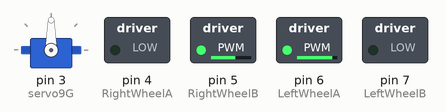
Simulated run of this sketch. Board: Arduino Uno, built with avr-gcc and run on an emulated ATmega328P. Parts: servo, switched loads named in the sketch (green lamp = pin HIGH).

Above: at 0.05 s.
At 1.15 s:
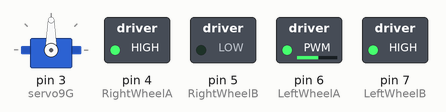
At 2.25 s:
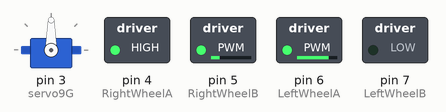
At 3.35 s:
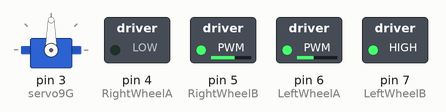
At 4.4 s:
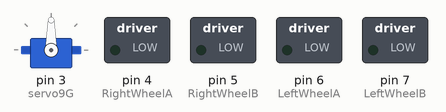
Timing chart, 0 to 5.7 s (numbered marks = the images above):
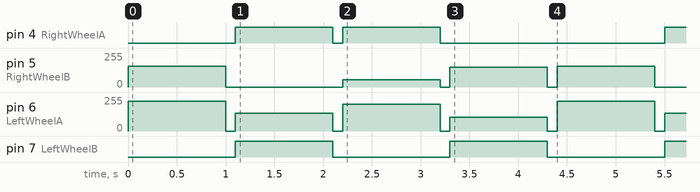

The sketch:

Rover_2WirePWM_Test.ino
```cpp
/*
by Ray Scott for testing needs
for testing the Compact Rover and Bitty Rover

Uses the 2-wire mode for each motor on the L298 motor driver
 */

#include <Servo.h>

Servo servo9G;

const int RightWheelA = 4; //digital pin
const int RightWheelB = 5; //PWM pin
const int LeftWheelA = 6; //PWM pin
const int LeftWheelB = 7; //digital pin
// 4-wire mode will use PWM and /PWM

int PWMRight = 0;
int PWMLeft = 0;


void setup() {

  servo9G.attach(3); //analog pin 0

   // Motor Driver Setup
   pinMode(RightWheelA, OUTPUT);
   pinMode(RightWheelB, OUTPUT);
   pinMode(LeftWheelA, OUTPUT);
   pinMode(LeftWheelB, OUTPUT);

// end of "void setup"
}

void loop() {
//   GoForward();
 //  servo9G.write(1500); // ignore the servo during this test
//   delay(250); // turning time
//   GoStop();
//   delay(100);

   PWMRight = 225; // full speed
   PWMLeft  = 155; // half speed
   GoPWMForward(PWMRight, PWMLeft);
   delay(1000);

   GoStop();
   delay(100);

   PWMRight = 120; // ~half speed
   PWMLeft  = 255; // full speed
   GoPWMReverse(PWMRight, PWMLeft);
   delay(1000);

   GoStop();
   delay(100);

   PWMRight = 200; // 80% speed
   PWMLeft  = 200; // 80% speed
   PWMSpinRight(PWMRight, PWMLeft);
   delay(1000);


   GoStop();
   delay(100);

   PWMRight = 150; // half speed
   PWMLeft  = 150; // half speed
   PWMSpinLeft(PWMRight, PWMLeft); // 0 is slowest speed

   delay(1000);

   GoStop();
   delay(100);

}


// now have special functions


void GoPWMForward(int PWML, int PWMR) {
   digitalWrite(LeftWheelB,LOW);
   digitalWrite(RightWheelA,LOW);
   analogWrite(RightWheelB, PWMR);  // PWMR values go from 0 to 255
   analogWrite(LeftWheelA, PWML);  // PWML values go from 0 to 255
}

void GoPWMReverse(int PWML, int PWMR) {
  PWMR = 255-PWMR;
  PWML = 255-PWML;
  digitalWrite(LeftWheelB,HIGH);
   digitalWrite(RightWheelA,HIGH);
   analogWrite(RightWheelB, PWMR);  // PWMR values go from 0 to 255
   analogWrite(LeftWheelA, PWML);  // PWML values go from 0 to 255
}

void PWMSpinLeft(int PWML, int PWMR){
  PWML = 255-PWML;
   digitalWrite(LeftWheelB,HIGH);
   digitalWrite(RightWheelA,LOW);
   analogWrite(RightWheelB, PWMR);  // PWMR values go from 0 to 255
   analogWrite(LeftWheelA, PWML);  // PWML values go from 0 to 255
}

void PWMSpinRight(int PWML, int PWMR){
  PWMR = 255-PWMR;
   digitalWrite(LeftWheelB,LOW);
   digitalWrite(RightWheelA,HIGH);
   analogWrite(RightWheelB, PWMR);  // PWMR values go from 0 to 255
   analogWrite(LeftWheelA, PWML);  // PWML values go from 0 to 255
}

void SpinLeft(){
  digitalWrite(LeftWheelA,LOW);
  digitalWrite(LeftWheelB,HIGH);
  digitalWrite(RightWheelB,HIGH);
  digitalWrite(RightWheelA,LOW);
}

void GoLeft(){
  digitalWrite(LeftWheelA,LOW);
  digitalWrite(LeftWheelB,LOW);
  digitalWrite(RightWheelB,HIGH);
  digitalWrite(RightWheelA,LOW);
}

void SpinRight(){
  digitalWrite(LeftWheelA,HIGH);
  digitalWrite(LeftWheelB,LOW);
  digitalWrite(RightWheelA,HIGH);
  digitalWrite(RightWheelB,LOW);
}

void GoRight(){
  digitalWrite(LeftWheelA,HIGH);
  digitalWrite(LeftWheelB,LOW);
  digitalWrite(RightWheelA,LOW);
  digitalWrite(RightWheelB,LOW);
}


void GoReverse(){
  digitalWrite(LeftWheelA,LOW);
  digitalWrite(LeftWheelB,HIGH);
  digitalWrite(RightWheelB,LOW);
  digitalWrite(RightWheelA,HIGH);


}
void GoForward(){
  digitalWrite(LeftWheelA,HIGH);
  digitalWrite(LeftWheelB,LOW);
  digitalWrite(RightWheelB,HIGH);
  digitalWrite(RightWheelA,LOW);
}

void GoStop(){
  digitalWrite(LeftWheelA,LOW);
  digitalWrite(LeftWheelB,LOW);
  digitalWrite(RightWheelB,LOW);
  digitalWrite(RightWheelA,LOW);
}
```

Measured:
- by itself, pin 4 (RightWheelA): repeats every 4.4 s: LOW 0.10 s, HIGH 1.0 s, LOW 2.3 s, HIGH 1.0 s
- by itself, pin 5 (RightWheelB): repeats every 4.4 s: 0/255 1.2 s, 55/255 1.0 s, 0/255 0.10 s, 150/255 1.0 s, 0/255 0.10 s, 155/255 1.0 s
- by itself, pin 7 (LeftWheelB): alternates HIGH for 1.0 s and LOW for 1.2 s
- by itself, pin 6 (LeftWheelA): repeats every 4.4 s: 0/255 0.10 s, 135/255 1.0 s, 0/255 0.10 s, 200/255 1.0 s, 0/255 0.10 s, 105/255 1.0 s, 0/255 0.10 s, 225/255 1.0 s
